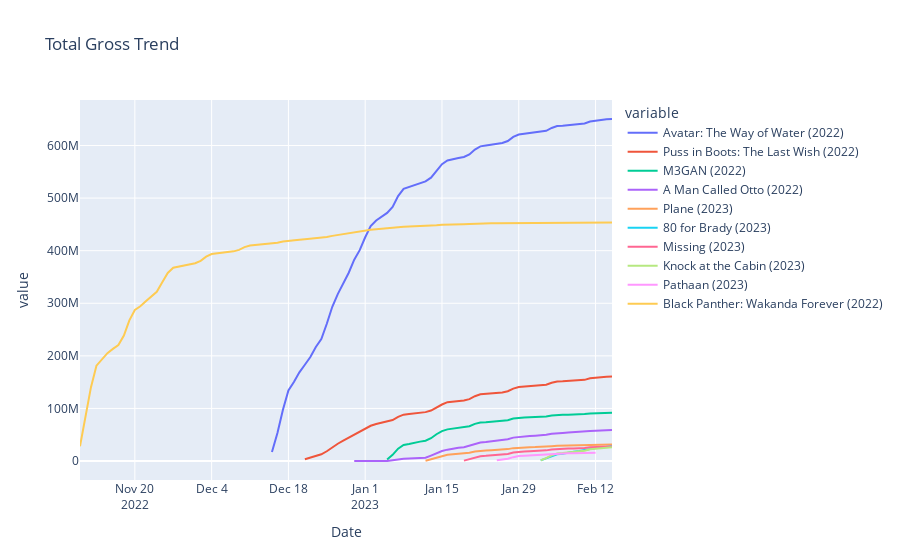

Notebook cell for this chart:
### Markdown cell above
Anyways, let me stick with the orginal dataframe that is full with series data

### Code cell
px.line(all_Movie_Series, x=all_Movie_Series.index, y=all_Movie_Series.columns,
              title='Total Gross Trend')
